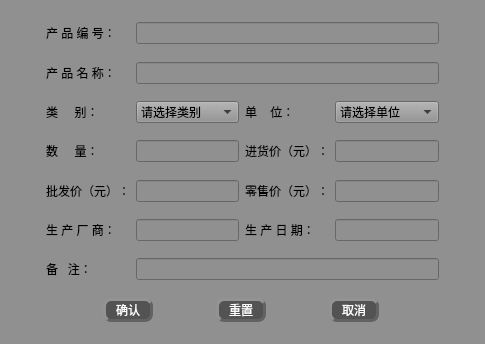
<?xml version="1.0" encoding="UTF-8"?>
<ui version="4.0">
 <class>product_modify2</class>
 <widget class="QWidget" name="product_modify2">
  <property name="geometry">
   <rect>
    <x>0</x>
    <y>0</y>
    <width>485</width>
    <height>344</height>
   </rect>
  </property>
  <property name="windowTitle">
   <string>Form</string>
  </property>
  <property name="styleSheet">
   <string notr="true">font: 75 12pt &quot;楷体&quot;;
background-color: rgb(144, 144, 144);
color:rgb(0, 0, 0)</string>
  </property>
  <layout class="QGridLayout" name="gridLayout">
   <item row="4" column="1">
    <spacer name="verticalSpacer_7">
     <property name="orientation">
      <enum>Qt::Vertical</enum>
     </property>
     <property name="sizeHint" stdset="0">
      <size>
       <width>20</width>
       <height>40</height>
      </size>
     </property>
    </spacer>
   </item>
   <item row="6" column="1">
    <spacer name="verticalSpacer_6">
     <property name="orientation">
      <enum>Qt::Vertical</enum>
     </property>
     <property name="sizeHint" stdset="0">
      <size>
       <width>20</width>
       <height>40</height>
      </size>
     </property>
    </spacer>
   </item>
   <item row="1" column="1">
    <widget class="QLabel" name="label">
     <property name="text">
      <string>产 品 编 号：</string>
     </property>
    </widget>
   </item>
   <item row="7" column="1">
    <widget class="QLabel" name="label_5">
     <property name="text">
      <string>数     量：</string>
     </property>
    </widget>
   </item>
   <item row="5" column="2">
    <widget class="QComboBox" name="comboBox">
     <item>
      <property name="text">
       <string>请选择类别</string>
      </property>
     </item>
     <item>
      <property name="text">
       <string>五金</string>
      </property>
     </item>
     <item>
      <property name="text">
       <string>服装</string>
      </property>
     </item>
     <item>
      <property name="text">
       <string>电子产品</string>
      </property>
     </item>
    </widget>
   </item>
   <item row="5" column="4">
    <widget class="QComboBox" name="comboBox_2">
     <item>
      <property name="text">
       <string>请选择单位</string>
      </property>
     </item>
     <item>
      <property name="text">
       <string>箱</string>
      </property>
     </item>
     <item>
      <property name="text">
       <string>台</string>
      </property>
     </item>
     <item>
      <property name="text">
       <string>件</string>
      </property>
     </item>
     <item>
      <property name="text">
       <string>袋</string>
      </property>
     </item>
     <item>
      <property name="text">
       <string>吨</string>
      </property>
     </item>
     <item>
      <property name="text">
       <string>卷</string>
      </property>
     </item>
     <item>
      <property name="text">
       <string>支</string>
      </property>
     </item>
    </widget>
   </item>
   <item row="7" column="3">
    <widget class="QLabel" name="label_6">
     <property name="text">
      <string>进货价（元）：</string>
     </property>
    </widget>
   </item>
   <item row="1" column="2" colspan="3">
    <widget class="QLineEdit" name="lineEdit">
     <property name="cursor">
      <cursorShape>ForbiddenCursor</cursorShape>
     </property>
     <property name="focusPolicy">
      <enum>Qt::NoFocus</enum>
     </property>
    </widget>
   </item>
   <item row="13" column="2" colspan="3">
    <widget class="QLineEdit" name="lineEdit_9"/>
   </item>
   <item row="11" column="1">
    <widget class="QLabel" name="label_9">
     <property name="text">
      <string>生 产 厂 商：</string>
     </property>
    </widget>
   </item>
   <item row="15" column="1" colspan="4">
    <layout class="QHBoxLayout" name="horizontalLayout">
     <item>
      <widget class="QPushButton" name="pushButton">
       <property name="maximumSize">
        <size>
         <width>50</width>
         <height>25</height>
        </size>
       </property>
       <property name="styleSheet">
        <string notr="true">QPushButton{
font: 75 11pt &quot;微软雅黑&quot;;
color:rgb(255, 255, 255);
background-color: rgb(83, 83, 83);
border-radius: 8px;
border: 3px groove rgb(98, 98, 98);
border-style: outset;
}
QPushButton:pressed{
border-style: inset;
}
QPushButton:hover{
background-color:rgb(0, 0, 0);
}

</string>
       </property>
       <property name="text">
        <string>确认</string>
       </property>
      </widget>
     </item>
     <item>
      <widget class="QPushButton" name="pushButton_3">
       <property name="maximumSize">
        <size>
         <width>50</width>
         <height>25</height>
        </size>
       </property>
       <property name="styleSheet">
        <string notr="true">QPushButton{
font: 75 11pt &quot;微软雅黑&quot;;
color:rgb(255, 255, 255);
background-color: rgb(83, 83, 83);
border-radius: 8px;
border: 3px groove rgb(98, 98, 98);
border-style: outset;
}
QPushButton:pressed{
border-style: inset;
}
QPushButton:hover{
background-color:rgb(0, 0, 0);
}

</string>
       </property>
       <property name="text">
        <string>重置</string>
       </property>
      </widget>
     </item>
     <item>
      <widget class="QPushButton" name="pushButton_2">
       <property name="maximumSize">
        <size>
         <width>50</width>
         <height>25</height>
        </size>
       </property>
       <property name="styleSheet">
        <string notr="true">QPushButton{
font: 75 11pt &quot;微软雅黑&quot;;
color:rgb(255, 255, 255);
background-color: rgb(83, 83, 83);
border-radius: 8px;
border: 3px groove rgb(98, 98, 98);
border-style: outset;
}
QPushButton:pressed{
border-style: inset;
}
QPushButton:hover{
background-color:rgb(0, 0, 0);
}

</string>
       </property>
       <property name="text">
        <string>取消</string>
       </property>
      </widget>
     </item>
    </layout>
   </item>
   <item row="16" column="1">
    <spacer name="verticalSpacer">
     <property name="orientation">
      <enum>Qt::Vertical</enum>
     </property>
     <property name="sizeHint" stdset="0">
      <size>
       <width>20</width>
       <height>40</height>
      </size>
     </property>
    </spacer>
   </item>
   <item row="14" column="1">
    <spacer name="verticalSpacer_2">
     <property name="orientation">
      <enum>Qt::Vertical</enum>
     </property>
     <property name="sizeHint" stdset="0">
      <size>
       <width>20</width>
       <height>40</height>
      </size>
     </property>
    </spacer>
   </item>
   <item row="8" column="1">
    <spacer name="verticalSpacer_5">
     <property name="orientation">
      <enum>Qt::Vertical</enum>
     </property>
     <property name="sizeHint" stdset="0">
      <size>
       <width>20</width>
       <height>40</height>
      </size>
     </property>
    </spacer>
   </item>
   <item row="3" column="2" colspan="3">
    <widget class="QLineEdit" name="lineEdit_2"/>
   </item>
   <item row="7" column="0">
    <spacer name="horizontalSpacer_2">
     <property name="orientation">
      <enum>Qt::Horizontal</enum>
     </property>
     <property name="sizeHint" stdset="0">
      <size>
       <width>40</width>
       <height>20</height>
      </size>
     </property>
    </spacer>
   </item>
   <item row="7" column="5">
    <spacer name="horizontalSpacer">
     <property name="orientation">
      <enum>Qt::Horizontal</enum>
     </property>
     <property name="sizeHint" stdset="0">
      <size>
       <width>40</width>
       <height>20</height>
      </size>
     </property>
    </spacer>
   </item>
   <item row="2" column="1">
    <spacer name="verticalSpacer_8">
     <property name="orientation">
      <enum>Qt::Vertical</enum>
     </property>
     <property name="sizeHint" stdset="0">
      <size>
       <width>20</width>
       <height>40</height>
      </size>
     </property>
    </spacer>
   </item>
   <item row="0" column="1">
    <spacer name="verticalSpacer_9">
     <property name="orientation">
      <enum>Qt::Vertical</enum>
     </property>
     <property name="sizeHint" stdset="0">
      <size>
       <width>20</width>
       <height>40</height>
      </size>
     </property>
    </spacer>
   </item>
   <item row="5" column="1">
    <widget class="QLabel" name="label_3">
     <property name="text">
      <string>类     别：</string>
     </property>
    </widget>
   </item>
   <item row="3" column="1">
    <widget class="QLabel" name="label_2">
     <property name="text">
      <string>产 品 名 称：</string>
     </property>
    </widget>
   </item>
   <item row="13" column="1">
    <widget class="QLabel" name="label_11">
     <property name="text">
      <string>备   注：</string>
     </property>
    </widget>
   </item>
   <item row="5" column="3">
    <widget class="QLabel" name="label_4">
     <property name="text">
      <string>单    位：</string>
     </property>
    </widget>
   </item>
   <item row="9" column="3">
    <widget class="QLabel" name="label_8">
     <property name="text">
      <string>零售价（元）：</string>
     </property>
    </widget>
   </item>
   <item row="9" column="2">
    <widget class="QLineEdit" name="lineEdit_5">
     <property name="alignment">
      <set>Qt::AlignLeading|Qt::AlignLeft|Qt::AlignVCenter</set>
     </property>
    </widget>
   </item>
   <item row="9" column="4">
    <widget class="QLineEdit" name="lineEdit_6"/>
   </item>
   <item row="7" column="4">
    <widget class="QLineEdit" name="lineEdit_4"/>
   </item>
   <item row="9" column="1">
    <widget class="QLabel" name="label_7">
     <property name="text">
      <string>批发价（元）：</string>
     </property>
    </widget>
   </item>
   <item row="11" column="2">
    <widget class="QLineEdit" name="lineEdit_7">
     <property name="cursor">
      <cursorShape>ForbiddenCursor</cursorShape>
     </property>
    </widget>
   </item>
   <item row="11" column="3">
    <widget class="QLabel" name="label_10">
     <property name="text">
      <string>生 产 日 期：</string>
     </property>
    </widget>
   </item>
   <item row="12" column="1">
    <spacer name="verticalSpacer_3">
     <property name="orientation">
      <enum>Qt::Vertical</enum>
     </property>
     <property name="sizeHint" stdset="0">
      <size>
       <width>20</width>
       <height>40</height>
      </size>
     </property>
    </spacer>
   </item>
   <item row="10" column="1">
    <spacer name="verticalSpacer_4">
     <property name="orientation">
      <enum>Qt::Vertical</enum>
     </property>
     <property name="sizeHint" stdset="0">
      <size>
       <width>20</width>
       <height>40</height>
      </size>
     </property>
    </spacer>
   </item>
   <item row="7" column="2">
    <widget class="QLineEdit" name="lineEdit_3"/>
   </item>
   <item row="11" column="4">
    <widget class="QLineEdit" name="lineEdit_8">
     <property name="cursor">
      <cursorShape>ForbiddenCursor</cursorShape>
     </property>
     <property name="focusPolicy">
      <enum>Qt::NoFocus</enum>
     </property>
     <property name="inputMask">
      <string/>
     </property>
     <property name="text">
      <string/>
     </property>
     <property name="alignment">
      <set>Qt::AlignLeading|Qt::AlignLeft|Qt::AlignVCenter</set>
     </property>
    </widget>
   </item>
  </layout>
 </widget>
 <resources/>
 <connections/>
</ui>
